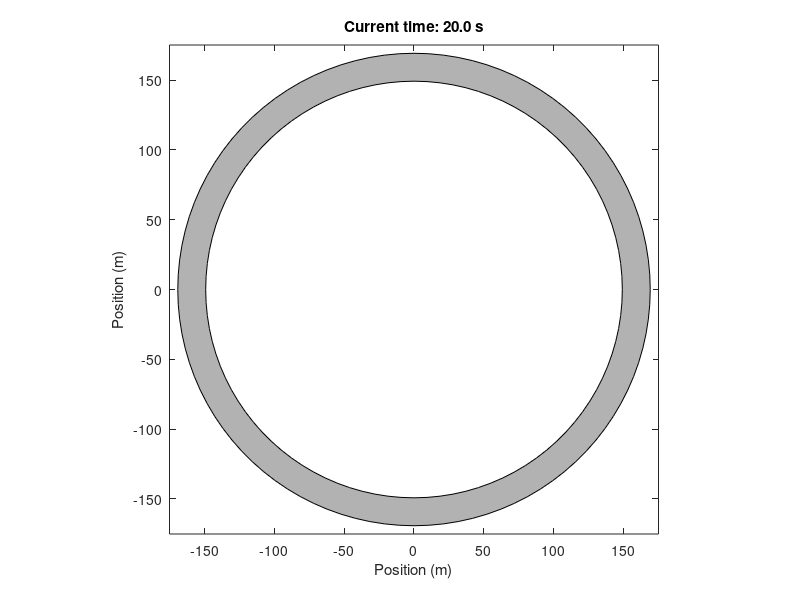

MATLAB code to generate this figure:
%% TRAFFIC
% Our totally awesome traffic model.
% Version: 2012nov03

%% Set parameters
tic
disp('Setting parameters...')
ndrivers=100; % Number of drivers
tracklength=1000; % Track length in meters
maxtime=20; % Number of seconds to simulate
dt=0.02; % Timestep size in seconds
npts=maxtime/dt;
defaultv=30; % Default velocity in m/s

drivers=struct;
for d=1:ndrivers
    drivers(d).x=(d/ndrivers)*tracklength;
    drivers(d).v=defaultv;
end



%% Run simulation
positions=zeros(ndrivers,npts);
for t=1:npts
    for d=1:ndrivers
        positions(d,t)=drivers(d).x;
        drivers(d).x=mod(drivers(d).x+drivers(d).v*dt,tracklength);
    end
end

figure('position',[200 200 800 800]); hold on
radius=tracklength/(2*pi);
toc

%% Plot track
trackwidth=10; % Width of track
phi = (0:0.01:1)'*2*pi;
xouter = (radius+trackwidth)*sin(phi);
youter = (radius+trackwidth)*cos(phi);
fill(xouter,youter,0.7*[1 1 1])
xinner = (radius-trackwidth)*sin(phi);
yinner = (radius-trackwidth)*cos(phi);
fill(xinner,yinner,'w')



%% Plot cars
for t=1:npts
    current=positions(:,t);
    x=radius*cos(2*pi*current/tracklength);
    y=radius*sin(2*pi*current/tracklength);
    q=scatter(x,y,'filled','k');
    axis equal; box on
    xlabel('Position (m)')
    ylabel('Position (m)')
    title(sprintf('Current time: %0.1f s',t*dt));
    xlim(1.1*radius*[-1 1])
    ylim(1.1*radius*[-1 1])
    drawnow
    pause(dt)
    delete(q)
end


disp('Done.')